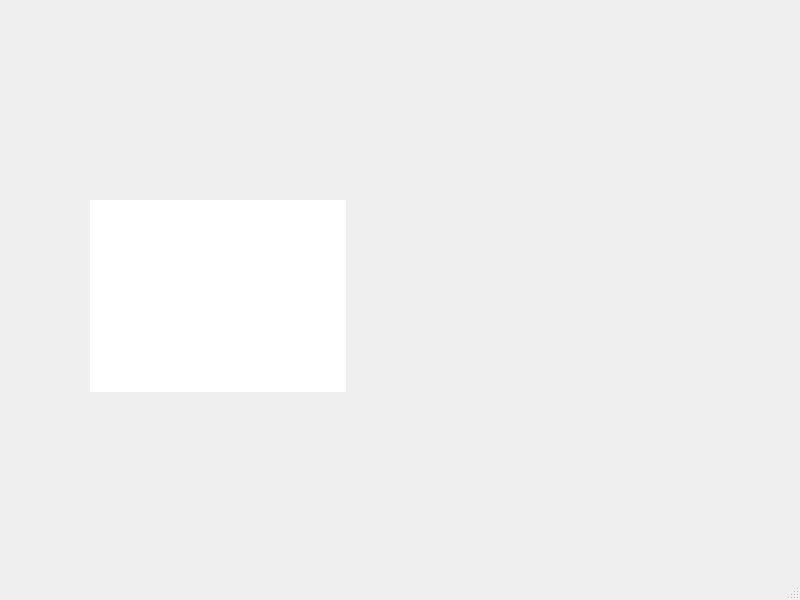
<?xml version="1.0" encoding="UTF-8"?>
<ui version="4.0">
 <class>MainWindow</class>
 <widget class="QMainWindow" name="MainWindow">
  <property name="geometry">
   <rect>
    <x>0</x>
    <y>0</y>
    <width>800</width>
    <height>600</height>
   </rect>
  </property>
  <property name="windowTitle">
   <string>MainWindow</string>
  </property>
  <widget class="QWidget" name="centralwidget">
   <widget class="QFrame" name="frame">
    <property name="geometry">
     <rect>
      <x>240</x>
      <y>70</y>
      <width>321</width>
      <height>281</height>
     </rect>
    </property>
    <property name="frameShape">
     <enum>QFrame::NoFrame</enum>
    </property>
    <property name="frameShadow">
     <enum>QFrame::Plain</enum>
    </property>
    <property name="lineWidth">
     <number>0</number>
    </property>
   </widget>
   <widget class="QGraphicsView" name="graphicsView">
    <property name="geometry">
     <rect>
      <x>90</x>
      <y>200</y>
      <width>256</width>
      <height>192</height>
     </rect>
    </property>
    <property name="frameShape">
     <enum>QFrame::NoFrame</enum>
    </property>
    <property name="lineWidth">
     <number>0</number>
    </property>
   </widget>
  </widget>
  <widget class="QMenuBar" name="menubar">
   <property name="geometry">
    <rect>
     <x>0</x>
     <y>0</y>
     <width>800</width>
     <height>30</height>
    </rect>
   </property>
  </widget>
  <widget class="QStatusBar" name="statusbar"/>
 </widget>
 <resources/>
 <connections/>
</ui>
